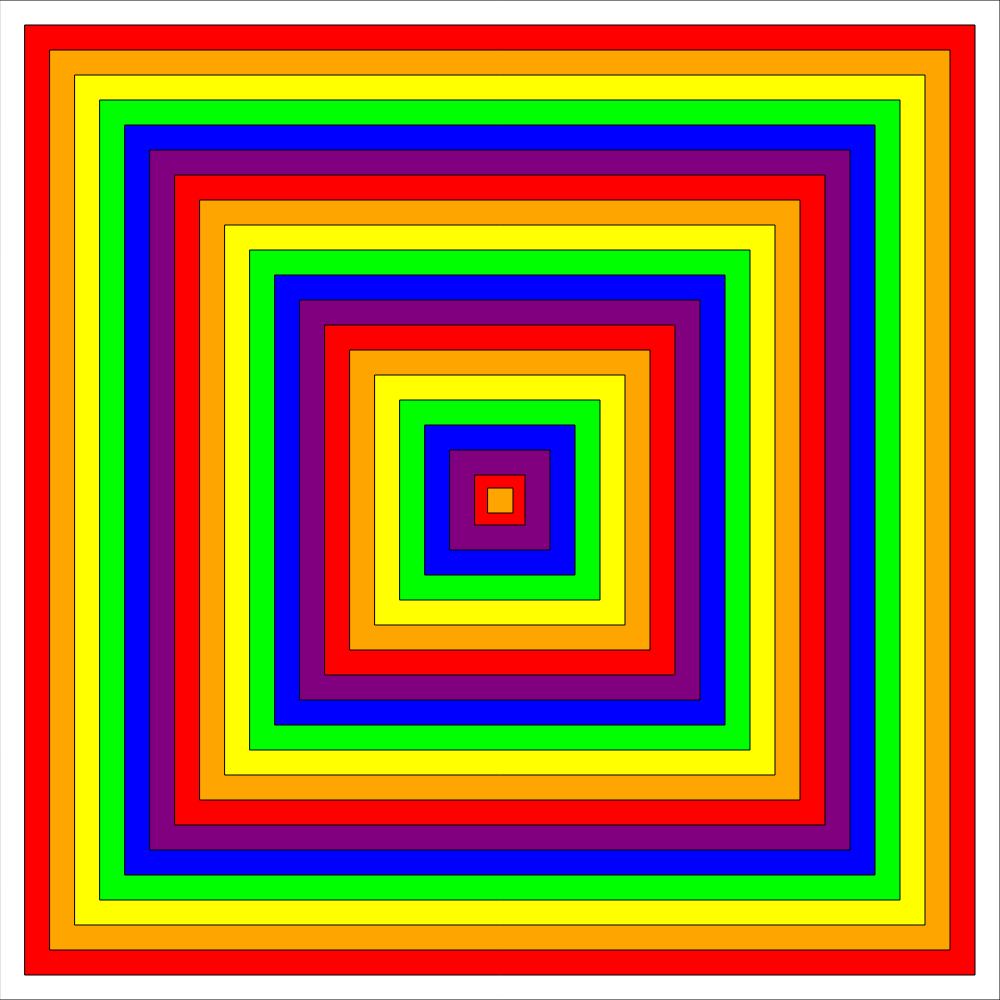
Frame 1 (no input)
Frame 60 (no input): identical to frame 1, image omitted
Frame 120 (the mouse pressed at the canvas centre since frame 60): identical to frame 1, image omitted

The p5.js sketch that drew this single still picture (run headless with seeded random() and noise() and a simulated clock; from frame 60 on, the mouse is pressed at the canvas centre):

// p5.js sketch
// ── sketch.js
//Maggie Nguyen 
//Rainbow Squares 

function setup() {
  createCanvas(1000, 1000); //(width, length) 
}

function draw() {
  background(225); //sets background to white 
  const r = color(255, 0, 0); //red using RGB 
  const o = color(255, 165, 0); //orange 
  const y = color(255, 255, 0); //yellow
  const g = color(0, 255, 0); //green 
  const b = color(0, 0, 255); //blue 
  const p = color(128, 0, 128); //purple 

  fill(255);
  rect(0, 0, 1000, 1000); //side to side, up down, width, length 
  fill(r); 
  rect(25, 25, 950, 950);
  fill(o);
  rect(50, 50, 900, 900);
  fill(y);
  rect(75, 75, 850, 850);
  fill(g);
  rect(100, 100, 800, 800);
  fill(b);
  rect(125, 125, 750, 750);
  fill(p);
  
  rect(150, 150, 700, 700);
  fill(r); 
  rect(175, 175, 650, 650);
  fill(o);
  rect(200, 200, 600, 600);
  fill(y);
  rect(225, 225, 550, 550);
  fill(g);
  rect(250, 250, 500, 500);
  fill(b);
  rect(275, 275, 450, 450);
  fill(p);
  
  rect(300, 300, 400, 400);
  fill(r); 
  rect(325, 325, 350, 350);
  fill(o);
  rect(350, 350, 300, 300);
  fill(y);
  rect(375, 375, 250, 250);
  fill(g);
  rect(400, 400, 200, 200);
  fill(b);
  rect(425, 425, 150, 150);
  fill(p);
  
  rect(450, 450, 100, 100);
  fill(r); 
  rect(475, 475, 50, 50);
  fill(o);
  rect(488, 488, 25, 25);

} //end of Rainbow Squares on top of eachother design 
